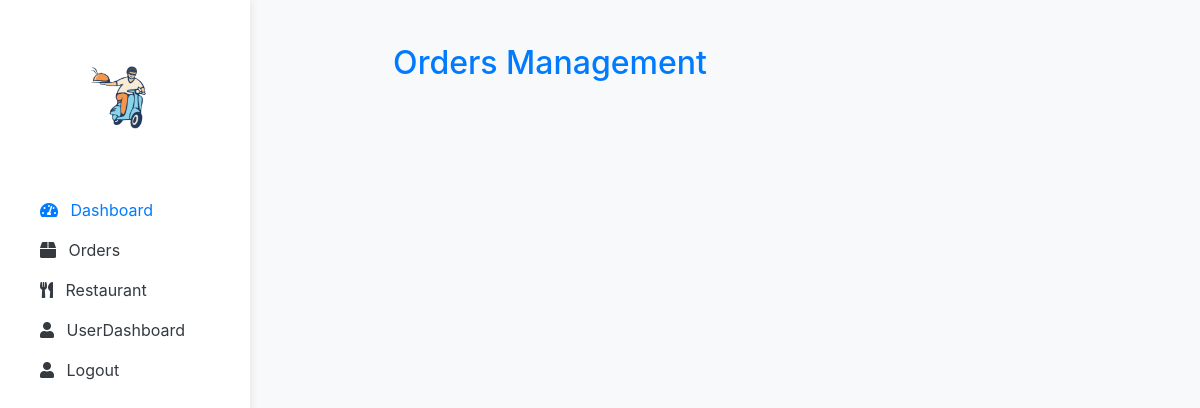
The app's page /admin_dashboard/orders (signed in), older data.
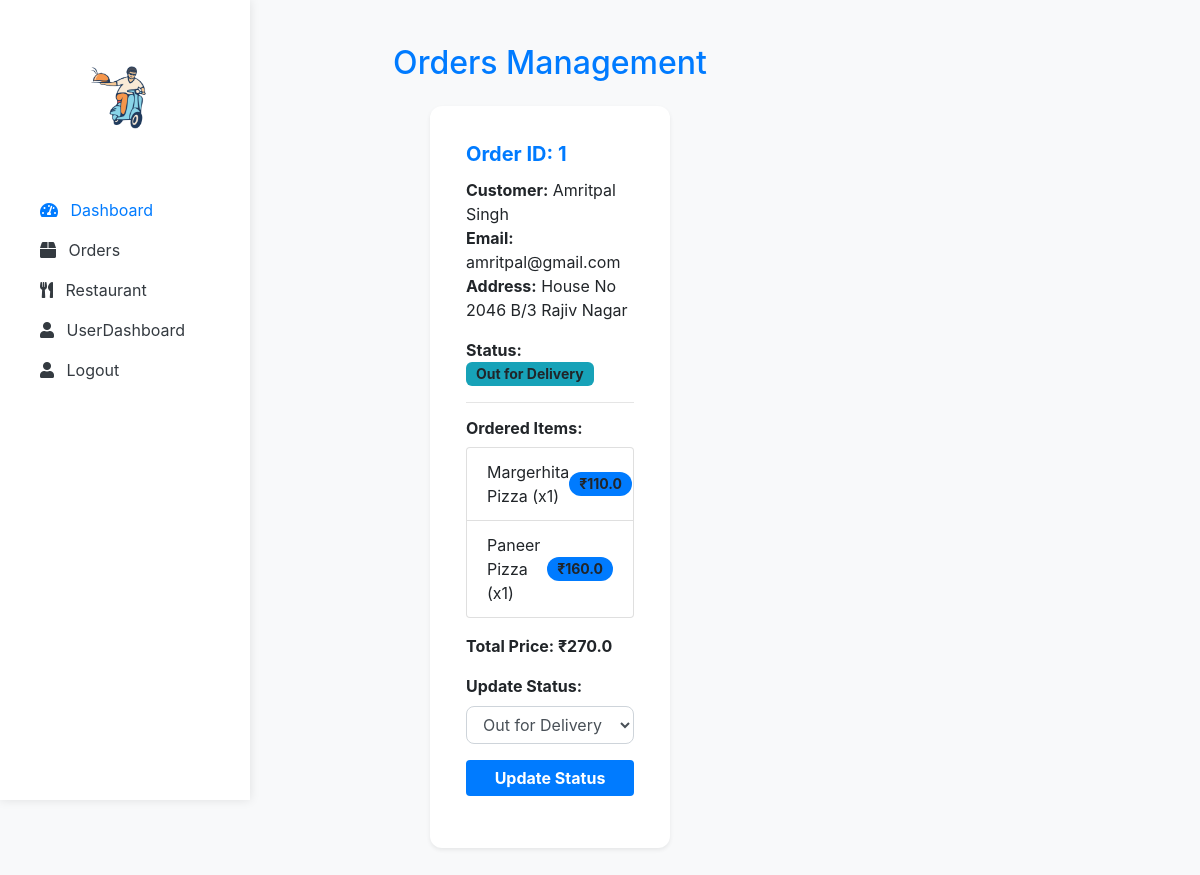
The same page, newer data.
### app.py (models this page shows, shortened)
class Order(db.Model):
    id = db.Column(db.Integer, primary_key=True)
    user_id = db.Column(db.Integer, db.ForeignKey('user.id'), nullable=False)
    status = db.Column(db.String(20), nullable=False, default="Pending")
    timestamp = db.Column(db.DateTime, default=datetime.utcnow)
    user = db.relationship("User", backref="orders")  # Relationship with User model
    order_items = db.relationship('OrderItem', backref='order', lazy=True)
    @property
    def total_price(self):
        return sum(item.quantity * item.price for item in self.order_items)

class User(db.Model, UserMixin):
    __tablename__ = "user"
    id = db.Column(db.Integer, primary_key=True)
    name = db.Column(db.String(50), nullable=False)
    email = db.Column(db.String(100), unique=True, nullable=False)
    address= db.Column(db.String(100), nullable=False)
    password = db.Column(db.String(200), nullable=False)
    mobile = db.Column(db.String(15), nullable=False)
    city = db.Column(db.String(15), nullable=False)
    role = db.Column(db.String(10), nullable=False, default="user")

class OrderItem(db.Model):
    id = db.Column(db.Integer, primary_key=True)
    order_id = db.Column(db.Integer, db.ForeignKey('order.id'), nullable=False)
    name = db.Column(db.String(100), nullable=False)
    price = db.Column(db.Float, nullable=False)
    quantity = db.Column(db.Integer, nullable=False)
    menu_item_id = db.Column(db.Integer, db.ForeignKey('menu_item.id'), nullable=False)
    menu_item = db.relationship("MenuItem", backref="order_items")  # Add relationship

class MenuItem(db.Model):
    id = db.Column(db.Integer, primary_key=True)
    name = db.Column(db.String(100), nullable=False)
    price = db.Column(db.Float, nullable=False)
    restaurant_id = db.Column(
        db.Integer,
        db.ForeignKey('restaurants.rid', ondelete="CASCADE"),
        nullable=False
    )
    restaurant = db.relationship('Restaurant', backref=db.backref('menu_items', lazy=True))

### app.py (the view)
@app.route('/admin_dashboard/orders')
@admin_required
@login_required
def orders_admin():
    orders = Order.query.options(joinedload(Order.order_items).joinedload(OrderItem.menu_item)).all()
    return render_template("orders_admin.html", orders=orders)

### app.py (called while the page is built)
@login_manager.user_loader
def load_user(user_id):
    return db.session.get(User,int(user_id))

def admin_required(func):
    @wraps(func)
    @login_required
    def wrapper(*args, **kwargs):
        if not current_user.is_authenticated or current_user.role != 'admin':
            flash("Access denied!", "danger")
            return redirect(url_for('user_dashboard'))
        return func(*args, **kwargs)
    return wrapper

### templates/orders_admin.html (shortened to what this page needs)
{% extends "admin_dashboard.html" %}
{% block main %}
<div class="content-wrapper">
    <div class="container mt-4">
        <h2 class="mb-4 text-center text-primary">Orders Management</h2>
        <div class="row d-flex justify-content-center" style="width: 45vw !important;">
            {% for order in orders %}
            <div class="col-md-6 mb-4" >
                <div class="card shadow-sm p-3 order-card">
                    <div class="card-body">
                        <h5 class="card-title">Order ID: {{ order.id }}</h5>
                        <p><strong>Customer:</strong> {{ order.user.name }} <br>
                           <strong>Email:</strong> {{ order.user.email }} <br>
                           <strong>Address:</strong> {{ current_user.address }}</p>
                        <p><strong>Status:</strong>
                            <span class="badge {% if order.status == 'Delivered' %} bg-success
                                {% elif order.status == 'Out for Delivery' %} bg-info
                                {% elif order.status == 'Being Prepared' %} bg-warning
                                {% else %} bg-secondary {% endif %}">
                                {{ order.status }}
                            </span>
                        </p>
                        <hr>
                        <h6><strong>Ordered Items:</strong></h6>
                        <ul class="list-group mb-3">
                            {% for item in order.order_items %}
                            <li class="list-group-item d-flex justify-content-between align-items-center">
                                {{ item.menu_item.name }} (x{{ item.quantity }})
                                <span class="badge bg-primary rounded-pill">₹{{ item.price }}</span>
                            </li>
                            {% endfor %}
                        </ul>
                        <p class="text-end"><strong>Total Price: ₹{{ order.total_price }}</strong></p>
                        <form action="{{ url_for('update_order_status', order_id=order.id) }}" method="post">
                            <label for="status" class="form-label"><strong>Update Status:</strong></label>
                            <select name="status" class="form-control">
                                <option value="Out for Delivery" {% if order.status == 'Out for Delivery' %} selected {% endif %}>Out for Delivery</option>
                            </select>
                            <button type="submit" class="btn btn-primary mt-3 w-100">Update Status</button>
                        </form>
                    </div>
                </div>
            </div>
            {% endfor %}
        </div>
    </div>
</div>
{% endblock %}

Row changes from the older to the newer data that the page shows:
added Order: id "1", user.name "Amritpal Singh", user.email "amritpal@gmail.com", status "Out for Delivery", total_price "270.0"
now on this page (row unchanged): User: address "House No 2046 B/3 Rajiv Nagar"
added OrderItem: menu_item.name "Margerhita Pizza", quantity "1", price "110.0"
added OrderItem: menu_item.name "Paneer Pizza", quantity "1", price "160.0"
